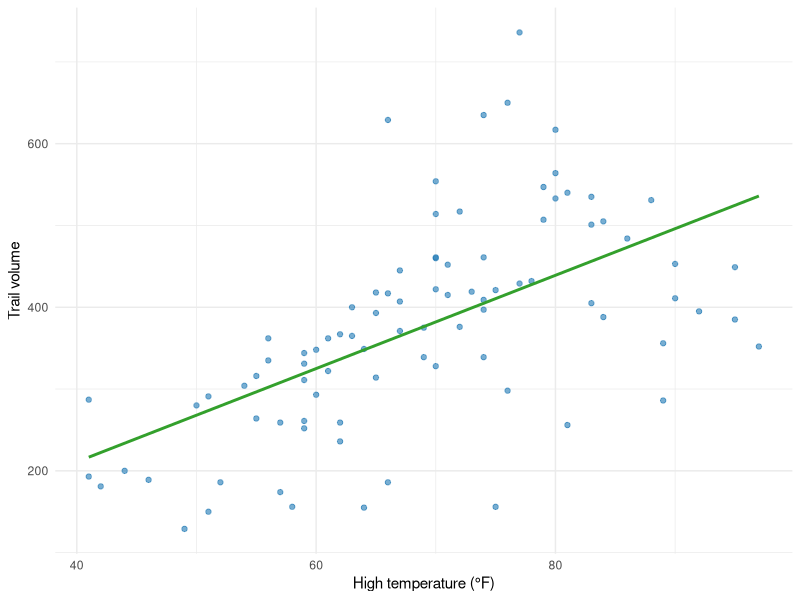
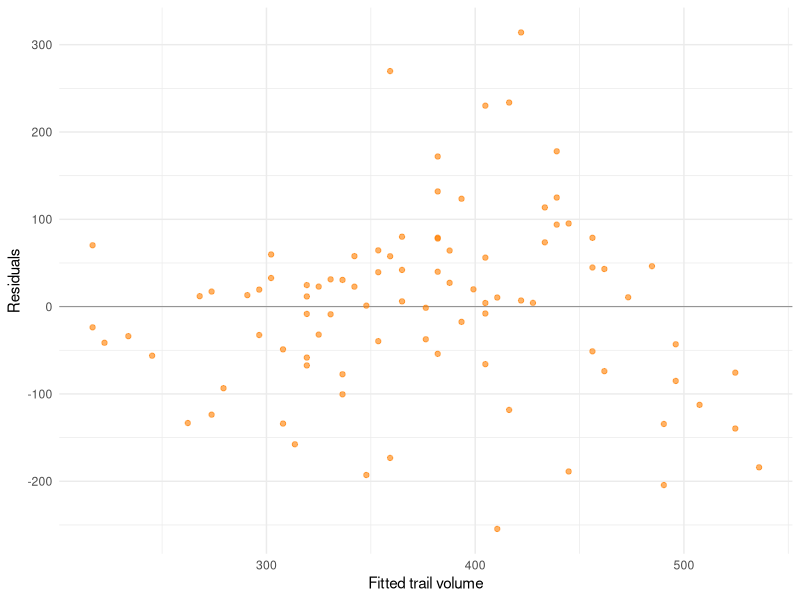
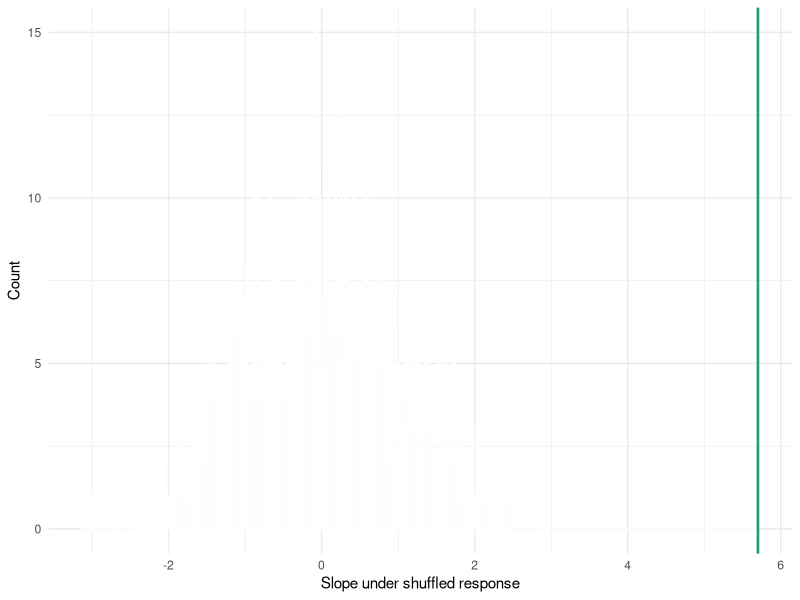

R code for these plots, in order:
## ---- chunk 1
#| echo: false
#| message: false
#| warning: false
library(tidyverse)
library(broom)
rail_trail <- read_csv(here::here("data/rail_trail.csv")) |>
  mutate(season = factor(season, levels = c("Spring", "Summer", "Fall", "Winter")))

mod_volume_temp <- lm(volume ~ hightemp, data = rail_trail)
model_summary <- tidy(mod_volume_temp, conf.int = TRUE)
model_glance <- glance(mod_volume_temp)

set.seed(2025)
shuffle_slopes <- replicate(1000, {
  shuffled <- rail_trail |> mutate(volume = sample(volume))
  coef(lm(volume ~ hightemp, data = shuffled))[2]
})
shuffle_df <- tibble(slope = shuffle_slopes)

pred_df <- tibble(
  hightemp = c(55, 70, 85),
  predicted_volume = predict(mod_volume_temp, newdata = tibble(hightemp = c(55, 70, 85)))
)

resid_df <- augment(mod_volume_temp)
## ---- chunk 2
#| echo: false
#| tbl-cap: "Selected summaries for the rail trail dataset."
rail_trail |>
  summarise(
    n = n(),
    mean_volume = mean(volume),
    sd_volume = sd(volume),
    mean_hightemp = mean(hightemp),
    sd_hightemp = sd(hightemp)
  ) |>
  mutate(across(where(is.numeric), round, 2))
## ---- chunk 3
#| echo: false
#| tbl-cap: "Regression output for predicting trail volume from daily high temperature."
model_summary |>
  mutate(across(where(is.numeric), round, 3))
## ---- chunk 4
#| echo: false
#| tbl-cap: "Model-level summaries for the rail trail regression."
model_glance |>
  transmute(
    r_squared = round(r.squared, 3),
    sigma = round(sigma, 2),
    df_residual = df.residual
  )
## ---- chunk 5
#| echo: false
#| fig-cap: "Trail volume vs. high temperature with fitted regression line."
rail_trail |>
  ggplot(aes(x = hightemp, y = volume)) +
  geom_point(alpha = 0.6, color = "#1f78b4") +
  geom_smooth(method = "lm", se = FALSE, color = "#33a02c") +
  labs(x = "High temperature (°F)", y = "Trail volume") +
  theme_minimal(base_size = 11)
## ---- chunk 6
#| echo: false
#| fig-cap: "Residuals versus fitted values for the regression of volume on high temperature."
resid_df |>
  ggplot(aes(x = .fitted, y = .resid)) +
  geom_hline(yintercept = 0, color = "grey50", linewidth = 0.3) +
  geom_point(alpha = 0.6, color = "#ff7f00") +
  labs(x = "Fitted trail volume", y = "Residuals") +
  theme_minimal(base_size = 11)
## ---- chunk 7
#| echo: false
#| fig-cap: "Randomization distribution of slope estimates assuming no relationship between temperature and trail volume."
shuffle_df |>
  ggplot(aes(x = slope)) +
  geom_histogram(binwidth = 0.02, fill = "#a6cee3", color = "white") +
  geom_vline(xintercept = coef(mod_volume_temp)[2], color = "#1b9e77", linewidth = 0.9) +
  labs(x = "Slope under shuffled response", y = "Count") +
  theme_minimal(base_size = 11)
## ---- chunk 8
#| echo: false
#| tbl-cap: "Predicted trail volumes at selected temperatures."
pred_df |>
  mutate(across(everything(), round, 1))
